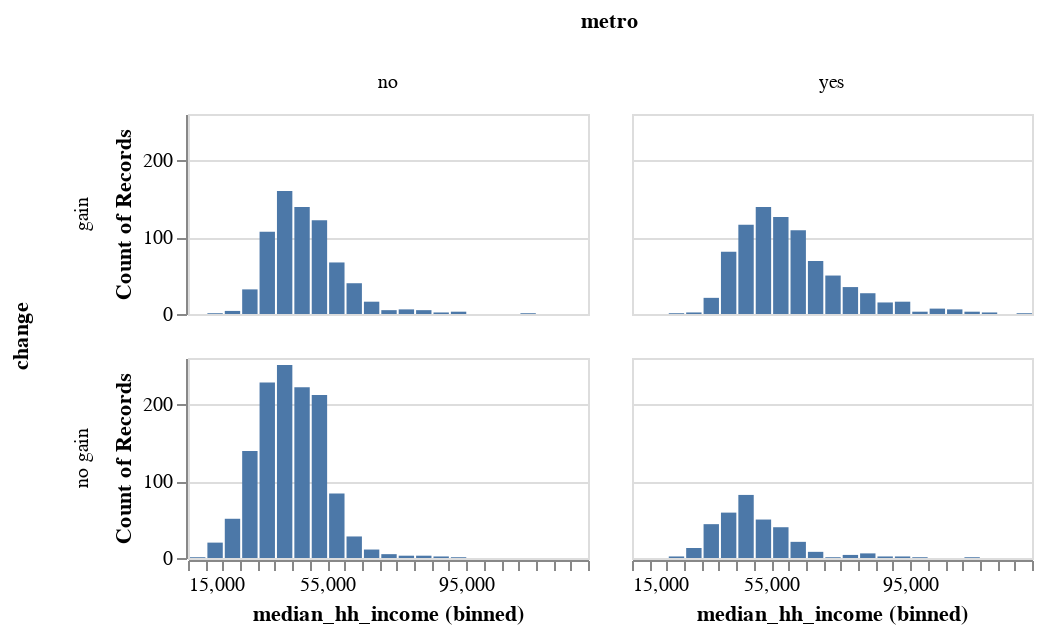

The code cell stored with this chart in its notebook:
### Code cell
alt.Chart(df).mark_bar().encode(
    alt.X("median_hh_income:Q", bin=alt.BinParams(maxbins=50)),
    alt.Y('count()'),
).properties(
    width=200,
    height=100,
).facet( # <--
    column='metro:N',
    row='change:N',
)

### Figure 1 — Vega-Lite specification as saved in the notebook (floating-point values rounded to 4 significant figures; data arrays with more than 128 entries replaced by an {"elided": "..."} marker saying what was removed)
{"config": {"view": {"continuousWidth": 400, "continuousHeight": 300}}, "data": {"name": "data-c495b484ae48853a46002be07e61c0a1"}, "facet": {"column": {"field": "metro", "type": "nominal"}, "row": {"field": "change", "type": "nominal"}}, "spec": {"mark": "bar", "encoding": {"x": {"bin": {"maxbins": 50}, "field": "median_hh_income", "type": "quantitative"}, "y": {"aggregate": "count", "type": "quantitative"}}, "height": 100, "width": 200}, "$schema": "https://vega.github.io/schema/vega-lite/v4.17.0.json", "datasets": {"data-c495b484ae48853a46002be07e61c0a1": {"elided": "3136 records"}}}
